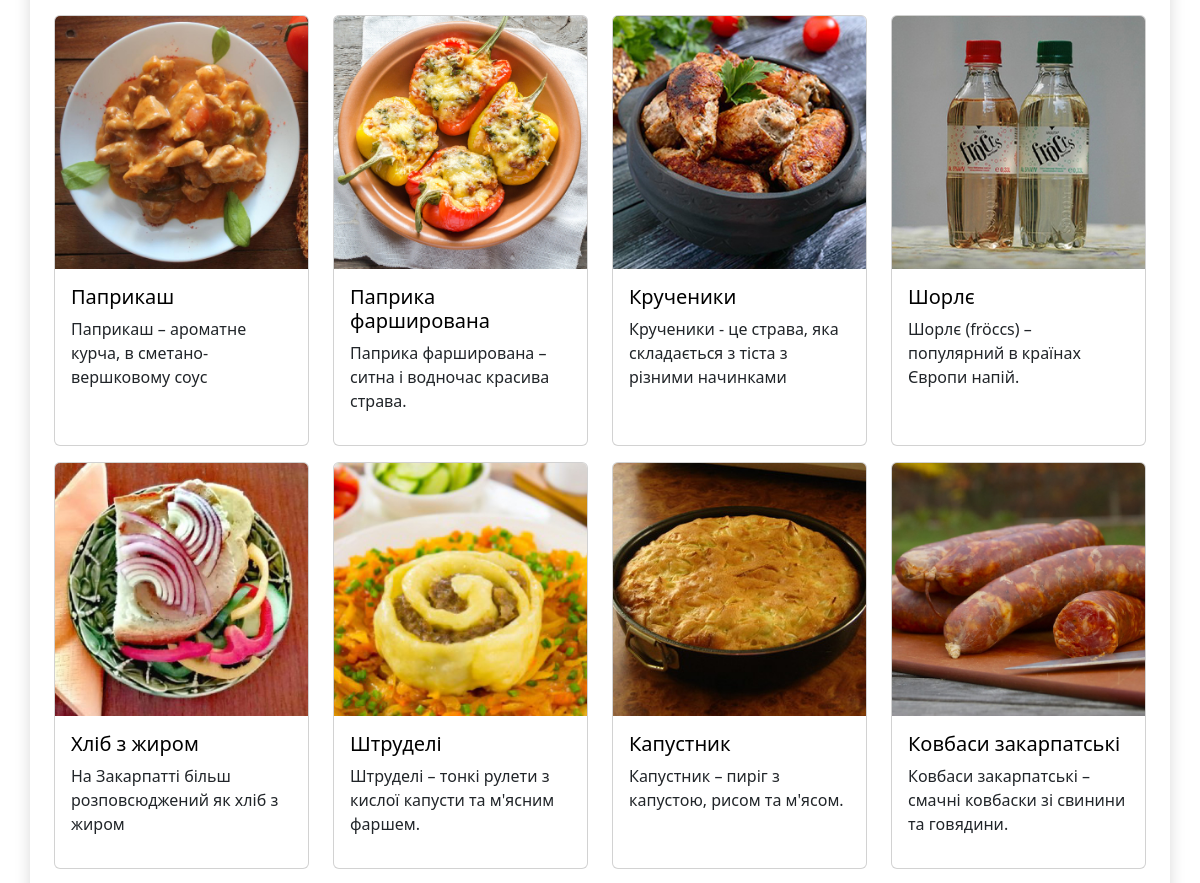
Before: / (middle part) with the older database file.
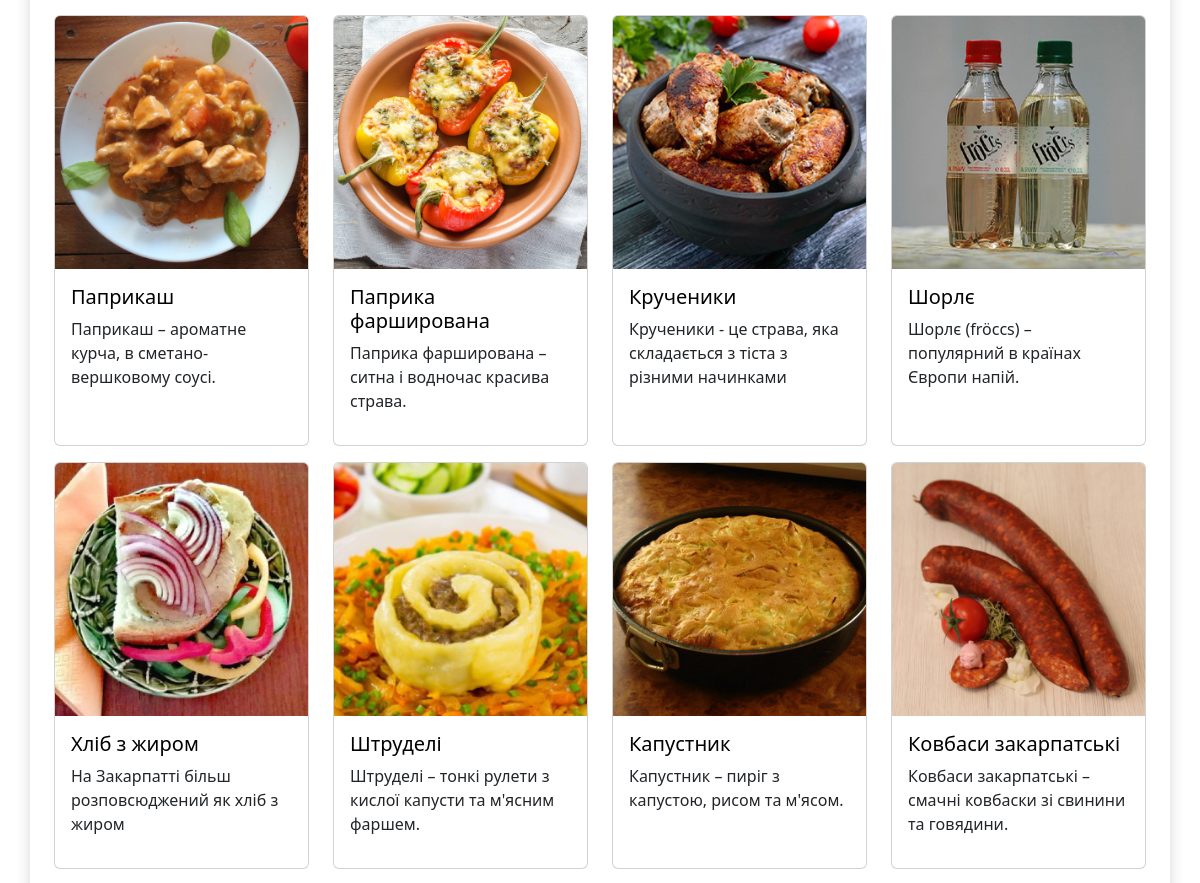
After: the same page with the newer database file.
### recipes_app/models.py (models this page shows, shortened)
class Recipes(models.Model):
    name = models.CharField('Назва страв', max_length=20, blank=False)
    food_type = models.CharField('Тип їжі', max_length=20, blank=False, default='')
    short_desc = models.TextField('Короткий опис', max_length=80, blank=False)
    img = models.ImageField(null=True, blank=True, upload_to="media/", verbose_name='img')
    text = RichTextUploadingField('Recipe')
    text_second = models.TextField('text', default='-')
    text_third = models.TextField('text', default='-')

### recipes_app/views.py (the view)
# urls.py: path('', main_page, name='index'),
def main_page(request):
    recipes = Recipes.objects.all()
    return render(request, 'index.html', {'recipes': recipes})

### templates/index.html (shortened to what this page needs)
{% extends 'base.html' %}
{% load static %}
{% block content %}
<div class="recipe-item">
    <div class="container shadow p-4 mb-5 mt-5 bg-body rounded">
        <div class="row gy-3">
            {%  for i in recipes %}
            <div class="col-lg-3 col-md-4 col-sm-6">
                <div class="card h-100 mb-3">
                    <a href="{{i.id}}"><img src="{{i.img.url}}" class="card-img-top" alt="..."></a>
                    <div class="card-body">
                        <a href="{{i.id}}">
                            <h5 class="card-title">{{i.name}}</h5>
                        </a>
                        <p class="card-text">{{i.short_desc}}</p>
                    </div>
                </div>
            </div>
            {% endfor %}
        </div>
    </div>
</div>
{% endblock content %}

Changed rows visible on the page:
changed Recipes "Паприкаш": short_desc "Паприкаш – ароматне курча, в сметано-вершковому соус" → "Паприкаш – ароматне курча, в сметано-вершковому соусi."
changed Recipes "Ковбаси закарпатські": img: a different picture
